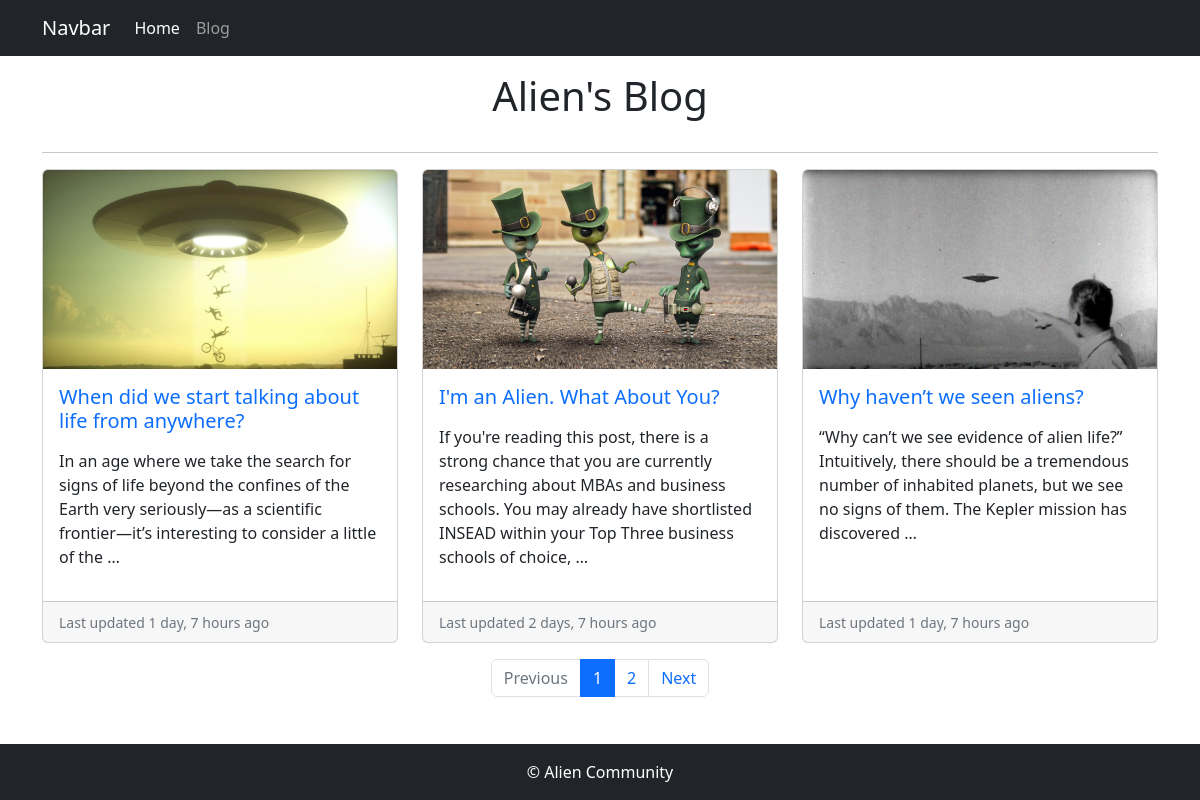
Screenshot of /blog/ with the database file from the repository.
### blog/models.py (models this page shows, shortened)
class BlogPost(models.Model):
    STATUS = [
        ('draft', 'Draft'),
        ('published', 'Published')
    ]
    title = models.CharField(max_length=200)
    featured = models.ImageField(upload_to='blogs/', blank=True, null=True)
    slug = models.SlugField(unique=True, null=True, blank=True)
    content = RichTextUploadingField()
    created = models.DateTimeField(auto_now_add=True)
    updated = models.DateField(auto_now=True)
    category = models.ForeignKey(Category, on_delete=models.CASCADE)
    status = models.CharField(max_length=10, choices=STATUS, default='draft')
    meta_title = models.CharField(max_length=200, blank=True, null=True)
    meta_description = models.TextField(blank=True, null=True)
    class Meta:
        verbose_name_plural = 'All Posts'

### blog/views.py (the view)
# urls.py: path('blog/', views.Blog, name = 'blog'),
def Blog(request):
    queryset = BlogPost.objects.filter(status = 'published').order_by('-created')
    per_page = 3
    paginator = Paginator(queryset, per_page)
    page_number = request.GET.get('page')
    posts = paginator.get_page(page_number)
    template_name = 'Blog/blog.html'
    context = {'posts':posts}
    return render(request, template_name, context)

### templates/Blog/blog.html (shortened to what this page needs)
{% extends 'base.html' %}
{% block content %}
<div class="container">
  <h1 class="text-center py-3">Alien's Blog</h1>
  <hr>
  <div class="row row-cols-1 row-cols-md-3 g-4">
    {% for post in posts %}
    <div class="col">
      <div class="card h-100">
        <img src="{{post.featured.url}}" class="card-img-top" alt="...">
        <div class="card-body">
          <h5 class="card-title"><a href="{% url 'single_post' post.slug %}" class="text-decoration-none text-primary">{{post.title}}</a></h5>
          <p class="card-text">{{ post.content|truncatewords:30|safe}}</p>
        </div>
        <div class="card-footer">
          <small class="text-muted">Last updated {{post.updated|timesince}} ago</small>
        </div>
      </div>
    </div>
    {% endfor %}
  </div>
      <nav aria-label="Page navigation example" class="my-3">
        <ul class="pagination justify-content-center">
          {% if posts.has_previous %}
          <li class="page-item">
            <a class="page-link" href="?page={{posts.previous_page_number}}">Previous</a>
          </li>
          {% else %}
          <li class="page-item disabled">
            <a class="page-link">Previous</a>
          </li>
          {% endif %}
          {% for i in posts.paginator.page_range %}
          {% if posts.number == i%}
          <li class="page-item active"><a class="page-link" href="?page={{i}}">{{i}}</a></li>
          {% else %}
          <li class="page-item"><a class="page-link" href="?page={{i}}">{{i}}</a></li>
          {% endif %}
          {% endfor %}
          {% if posts.has_next %}
          <li class="page-item">
            <a class="page-link" href="?page={{posts.next_page_number}}">Next</a>
          </li>
          {% else %}
          <li class="page-item disabled">
            <a class="page-link" href="">Next</a>
          </li>
          {% endif %}
        </ul>
      </nav>
</div>
{% endblock content %}

### templates/base.html (shortened to what this page needs)
<!doctype html>
<html lang="en">
  <head>
    <link href="https://cdn.jsdelivr.net/npm/bootstrap@5.2.3/dist/css/bootstrap.min.css" rel="stylesheet">
  </head>
  <body class="d-flex flex-column min-vh-100">
{% include 'navbar.html' %}
    {% block content %}
    {% endblock content %}
    <footer class="mt-auto pt-3">
      <div class="bg-dark text-white text-center py-3">
        &copy; Alien Community
      </div>
    </footer>
  </body>
</html>

### templates/navbar.html (shortened to what this page needs)
   <nav class="navbar navbar-expand-lg bg-dark navbar-dark">
    <div class="container">
      <a class="navbar-brand" href="#">Navbar</a>
      <div class="collapse navbar-collapse" id="navbarSupportedContent">
        <ul class="navbar-nav me-auto mb-2 mb-lg-0">
          <li class="nav-item">
            <a class="nav-link active" aria-current="page" href="{% url 'home' %}">Home</a>
          </li>
          <li class="nav-item">
            <a class="nav-link" href="{% url 'blog' %}">Blog</a>
          </li>
        </ul>
      </div>
    </div>
  </nav>

### rows the page displays
BlogPost: featured (picture), title "When did we start talking about life from anywhere?", content "In an age where we take the search for signs of life beyond the confines of the Earth very seriously—as a scientific frontier—it’s interesting to consider a little of the …", updated "1 day, 7 hours"
BlogPost: featured (picture), title "I'm an Alien. What About You?", content "If you're reading this post, there is a strong chance that you are currently researching about MBAs and business schools. You may already have shortlisted INSEAD within your Top Three business schools of choice, …", updated "2 days, 7 hours"
BlogPost: featured (picture), title "Why haven’t we seen aliens?", content "“Why can’t we see evidence of alien life?” Intuitively, there should be a tremendous number of inhabited planets, but we see no signs of them. The Kepler mission has discovered …", updated "1 day, 7 hours"

### other values shown
{{ i }} "1"
{{ i }} "2"
